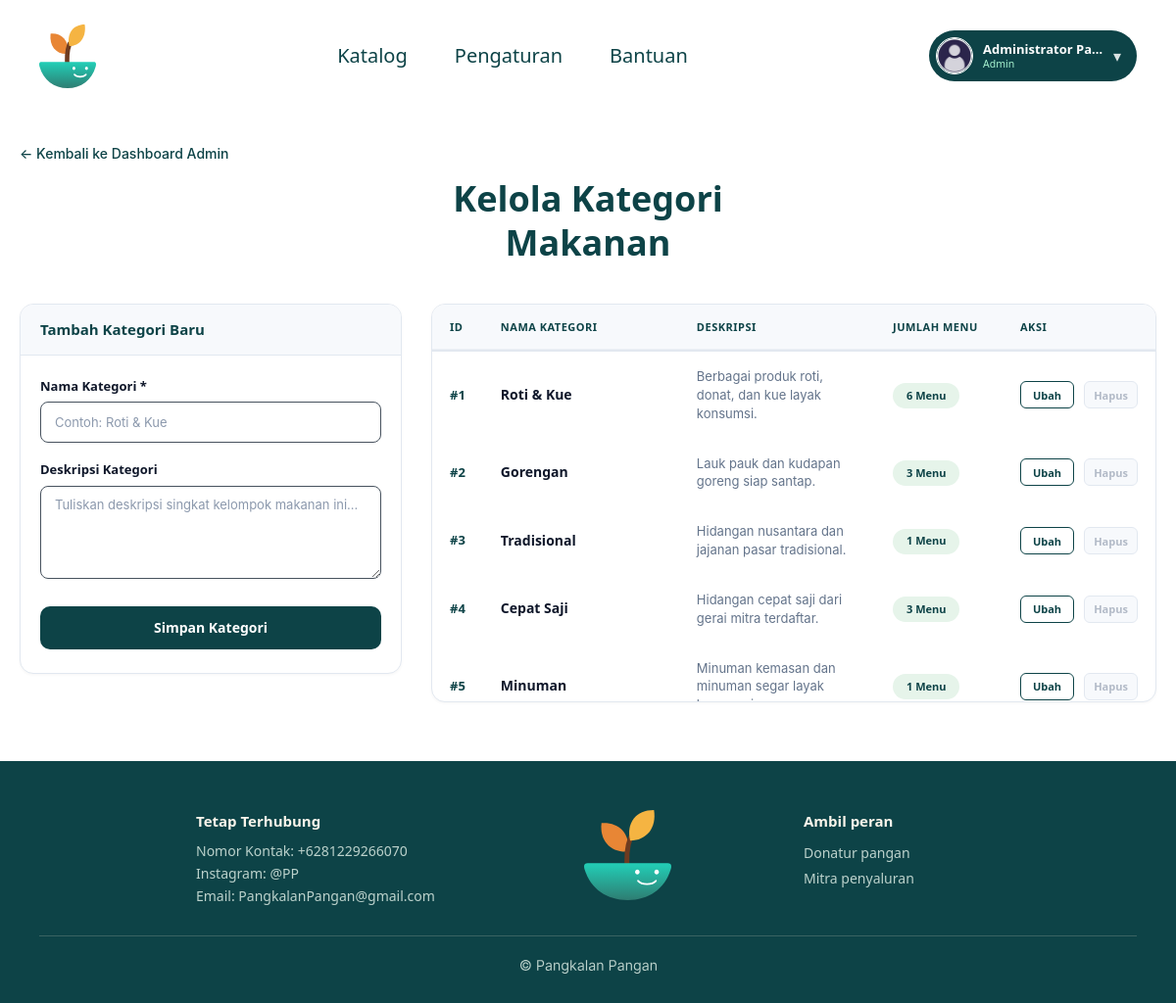
The app's page /manage_categories.php (signed in) with its own data.
### tables this page shows
CREATE TABLE kategori (
  id INT AUTO_INCREMENT PRIMARY KEY,
  nama_kategori VARCHAR(100) NOT NULL UNIQUE,
  deskripsi TEXT NULL,
  dibuat_pada DATETIME NOT NULL DEFAULT CURRENT_TIMESTAMP
);

### includes/functions.php (called while the page is built, shortened)
<?php
function escapeHtml($teks) {
    return htmlspecialchars((string) $teks, ENT_QUOTES, 'UTF-8');
}
?>

### includes/crud1_helpers.php (called while the page is built, shortened)
<?php
function crud1AmbilDaftarKategoriDenganJumlah($conn) {
    $daftar = array();
    $sql = "SELECT k.id, k.nama_kategori, k.deskripsi, k.dibuat_pada, COUNT(m.id) AS jumlah_menu "
         . "FROM kategori k "
         . "LEFT JOIN makanan m ON m.kategori_id = k.id "
         . "GROUP BY k.id, k.nama_kategori, k.deskripsi, k.dibuat_pada "
         . "ORDER BY k.id ASC";
    $stmt = mysqli_prepare($conn, $sql);
    mysqli_stmt_execute($stmt);
    $res = mysqli_stmt_get_result($stmt);
    while ($row = mysqli_fetch_assoc($res)) {
        $daftar[] = $row;
    }
    return $daftar;
}
?>

### manage_categories.php (the view, shortened to what this page needs)
<?php
require_once 'config/database.php';
require_once 'includes/functions.php';
require_once 'includes/crud1_helpers.php';
$daftar_kategori = crud1AmbilDaftarKategoriDenganJumlah($conn);
$edit_id = isset($_GET['edit_id']) ? (int) $_GET['edit_id'] : 0;
$kategori_edit = ($edit_id > 0) ? crud1CariKategoriById($conn, $edit_id) : null;
$form_name_val = $kategori_edit ? (string) $kategori_edit['nama_kategori'] : '';
$form_desc_val = ($kategori_edit && isset($kategori_edit['deskripsi'])) ? (string) $kategori_edit['deskripsi'] : '';
$form_title_text = $kategori_edit ? ('Ubah Kategori (#' . (int) $kategori_edit['id'] . ')') : 'Tambah Kategori Baru';
$form_btn_text = $kategori_edit ? 'Perbarui Kategori' : 'Simpan Kategori';
require_once 'includes/header.php';
require_once 'includes/navbar.php';
?>
        <div class="category-page-wrap">
            <div class="category-container">
                <div class="category-top-nav">
                    <a href="views/admin/dashboard.php" class="category-back-link">&#8592; Kembali ke Dashboard Admin</a>
                </div>
                <div class="category-header-center">
                    <h1 class="category-page-title">Kelola Kategori<br />Makanan</h1>
                </div>
                <div class="category-grid-layout">
                    <div class="category-form-card">
                        <div class="category-card-header">
                            <h2 class="category-card-title" id="formCardTitle"><?php echo escapeHtml($form_title_text); ?></h2>
                        </div>
                        <div class="category-form-body">
                            <form id="categoryForm" action="actions/crud1_category.php" method="post">
                                <div class="cat-form-group">
                                    <label for="catNameInput" class="cat-form-label">Nama Kategori *</label>
                                    <input type="text" id="catNameInput" name="nama_kategori" class="cat-form-input" value="<?php echo escapeHtml($form_name_val); ?>" />
                                </div>
                                <div class="cat-form-group">
                                    <label for="catDescInput" class="cat-form-label">Deskripsi Kategori</label>
                                    <textarea id="catDescInput" name="deskripsi" class="cat-form-textarea" rows="4" cols="40"><?php echo escapeHtml($form_desc_val); ?></textarea>
                                </div>
                                <div class="cat-form-actions">
                                    <button type="submit" class="btn-submit-category" id="btnSubmitCategory"><?php echo escapeHtml($form_btn_text); ?></button>
                                </div>
                            </form>
                        </div>
                    </div>
                    <div class="category-table-card">
                        <div class="category-table-responsive">
                            <table class="category-data-table" id="categoriesTable">
                                <thead>
                                    <tr>
                                        <th style="width: 50px;">ID</th>
                                        <th style="width: 200px;">NAMA KATEGORI</th>
                                        <th>DESKRIPSI</th>
                                        <th style="width: 130px;">JUMLAH MENU</th>
                                        <th style="width: 140px;">AKSI</th>
                                    </tr>
                                </thead>
                                <tbody id="categoriesTableBody">
                                    <?php if (empty($daftar_kategori)): ?>
                                        <tr>
                                            <td colspan="5">Belum ada kategori makanan yang terdaftar.</td>
                                        </tr>
                                    <?php else: ?>
                                        <?php foreach ($daftar_kategori as $kat): ?>
                                            <?php
                                            $kat_id = (int) $kat['id'];
                                            $jumlah_menu = (int) $kat['jumlah_menu'];
                                            $desc_teks = (isset($kat['deskripsi']) && trim((string) $kat['deskripsi']) !== '') ? (string) $kat['deskripsi'] : '-';
                                            ?>
                                            <tr>
                                                <td class="col-cat-id">#<?php echo escapeHtml((string) $kat_id); ?></td>
                                                <td class="col-cat-name"><?php echo escapeHtml($kat['nama_kategori']); ?></td>
                                                <td class="col-cat-desc"><?php echo escapeHtml($desc_teks); ?></td>
                                                <td>
                                                    <?php if ($jumlah_menu > 0): ?>
                                                        <span class="badge-menu-count badge-has-menu"><?php echo escapeHtml((string) $jumlah_menu); ?> Menu</span>
                                                    <?php else: ?>
                                                        <span class="badge-menu-count badge-zero-menu">0 Menu</span>
                                                    <?php endif; ?>
                                                </td>
                                                <td>
                                                    <div class="cat-actions-cell">
                                                        <button type="button" class="btn-cat-edit">Ubah</button>
                                                        <?php if ($jumlah_menu > 0): ?>
                                                            <button type="button" class="btn-cat-delete-disabled" title="Kategori tidak dapat dihapus karena masih memiliki makanan">Hapus</button>
                                                        <?php endif; ?>
                                                    </div>
                                                </td>
                                            </tr>
                                        <?php endforeach; ?>
                                    <?php endif; ?>
                                </tbody>
                            </table>
                        </div>
                    </div>
                </div>
            </div>
        </div>
<?php
require_once 'includes/footer.php';
?>

### assets/css/style.css (style rules this page uses)
* { box-sizing: border-box; margin: 0; padding: 0; }
html { width: 100%; min-height: 100%; overflow-x: hidden; overflow-y: scroll; -webkit-text-size-adjust: 100%; scroll-behavior: smooth; }
body { font-family: 'Segoe UI', -apple-system, BlinkMacSystemFont, Roboto, Helvetica, Arial, sans-serif; background-color: #ffffff; color: #1a202c; line-height: 1.5; -webkit-font-smoothing: antialiased; -moz-osx-font-smoothing: grayscale; width: 100%; min-height: 100%; position: relative; overflow: visible; }

### records on screen
kategori: id "1", nama_kategori "Roti & Kue", deskripsi "Berbagai produk roti, donat, dan kue layak konsumsi.", jumlah_menu "6"
kategori: id "2", nama_kategori "Gorengan", deskripsi "Lauk pauk dan kudapan goreng siap santap.", jumlah_menu "3"
kategori: id "3", nama_kategori "Tradisional", deskripsi "Hidangan nusantara dan jajanan pasar tradisional.", jumlah_menu "1"
kategori: id "4", nama_kategori "Cepat Saji", deskripsi "Hidangan cepat saji dari gerai mitra terdaftar.", jumlah_menu "3"
kategori: id "5", nama_kategori "Minuman", deskripsi "Minuman kemasan dan minuman segar layak…", jumlah_menu "1"

### other values on screen
$user_display_name "Administrator Pa…"
$user_role_label "Admin"
escapeHtml($form_title_text) "Tambah Kategori Baru"
escapeHtml($form_btn_text) "Simpan Kategori"
